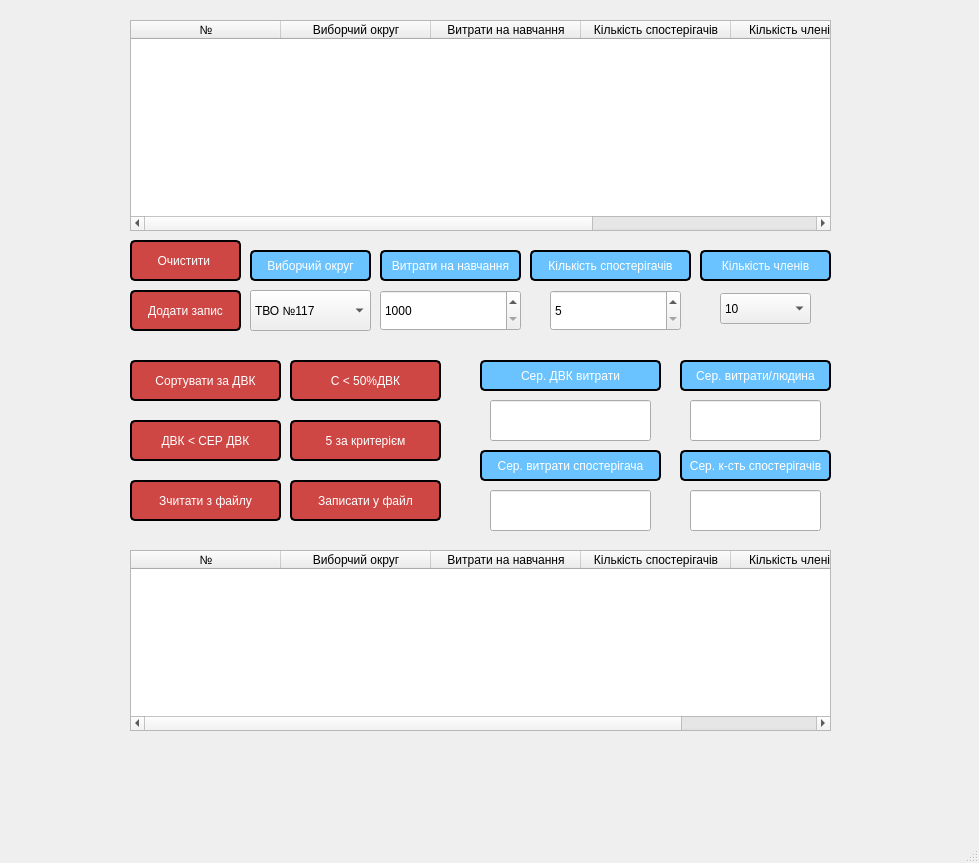
<?xml version="1.0" encoding="UTF-8"?>
<ui version="4.0">
 <class>MainWindow</class>
 <widget class="QMainWindow" name="MainWindow">
  <property name="geometry">
   <rect>
    <x>0</x>
    <y>0</y>
    <width>979</width>
    <height>863</height>
   </rect>
  </property>
  <property name="windowTitle">
   <string>Виборчі округи</string>
  </property>
  <widget class="QWidget" name="centralwidget">
   <widget class="QTableWidget" name="tableWidget">
    <property name="geometry">
     <rect>
      <x>130</x>
      <y>20</y>
      <width>701</width>
      <height>211</height>
     </rect>
    </property>
    <property name="sizePolicy">
     <sizepolicy hsizetype="Expanding" vsizetype="Expanding">
      <horstretch>0</horstretch>
      <verstretch>0</verstretch>
     </sizepolicy>
    </property>
    <property name="sizeAdjustPolicy">
     <enum>QAbstractScrollArea::AdjustIgnored</enum>
    </property>
    <attribute name="horizontalHeaderCascadingSectionResizes">
     <bool>false</bool>
    </attribute>
    <attribute name="horizontalHeaderDefaultSectionSize">
     <number>150</number>
    </attribute>
    <attribute name="horizontalHeaderShowSortIndicator" stdset="0">
     <bool>false</bool>
    </attribute>
    <column>
     <property name="text">
      <string>№</string>
     </property>
    </column>
    <column>
     <property name="text">
      <string>Виборчий округ</string>
     </property>
    </column>
    <column>
     <property name="text">
      <string>Витрати на навчання</string>
     </property>
    </column>
    <column>
     <property name="text">
      <string>Кількість спостерігачів</string>
     </property>
    </column>
    <column>
     <property name="text">
      <string>Кількість членів ДВК</string>
     </property>
    </column>
    <column>
     <property name="text">
      <string> Вит. на ДВК/спостерігача</string>
     </property>
    </column>
   </widget>
   <widget class="QComboBox" name="constituency">
    <property name="geometry">
     <rect>
      <x>250</x>
      <y>290</y>
      <width>121</width>
      <height>41</height>
     </rect>
    </property>
    <item>
     <property name="text">
      <string>ТВО №117</string>
     </property>
    </item>
    <item>
     <property name="text">
      <string>ТВО №118</string>
     </property>
    </item>
    <item>
     <property name="text">
      <string>ТВО №119</string>
     </property>
    </item>
    <item>
     <property name="text">
      <string>ТВО №120</string>
     </property>
    </item>
    <item>
     <property name="text">
      <string>ТВО №121</string>
     </property>
    </item>
    <item>
     <property name="text">
      <string>ТВО №122</string>
     </property>
    </item>
    <item>
     <property name="text">
      <string>ТВО №123</string>
     </property>
    </item>
    <item>
     <property name="text">
      <string>ТВО №124</string>
     </property>
    </item>
    <item>
     <property name="text">
      <string>ТВО №125</string>
     </property>
    </item>
    <item>
     <property name="text">
      <string>ТВО №126</string>
     </property>
    </item>
    <item>
     <property name="text">
      <string>ТВО №127</string>
     </property>
    </item>
    <item>
     <property name="text">
      <string>ТВО №128</string>
     </property>
    </item>
   </widget>
   <widget class="QPushButton" name="add">
    <property name="geometry">
     <rect>
      <x>130</x>
      <y>290</y>
      <width>111</width>
      <height>41</height>
     </rect>
    </property>
    <property name="styleSheet">
     <string notr="true">QPushButton
{
color:rgb(255, 255, 255);
background-color:rgb(206, 71, 69);
border: 2px solid black;
border-radius: 5px;
font: 14pt &quot;American Typewriter&quot;;
}
QPushButton:pressed 
{
    background-color: rgb(183, 62, 62);
}</string>
    </property>
    <property name="text">
     <string>Додати запис</string>
    </property>
   </widget>
   <widget class="QLabel" name="label">
    <property name="geometry">
     <rect>
      <x>250</x>
      <y>250</y>
      <width>121</width>
      <height>31</height>
     </rect>
    </property>
    <property name="styleSheet">
     <string notr="true">QLabel
{
color:rgb(255, 255, 255);
background-color:rgb(106, 195, 255);
border: 2px solid black;
border-radius: 5px;
font: 12pt &quot;American Typewriter&quot;;
}</string>
    </property>
    <property name="text">
     <string>Виборчий округ</string>
    </property>
    <property name="alignment">
     <set>Qt::AlignCenter</set>
    </property>
   </widget>
   <widget class="QLabel" name="label_2">
    <property name="geometry">
     <rect>
      <x>380</x>
      <y>250</y>
      <width>141</width>
      <height>31</height>
     </rect>
    </property>
    <property name="styleSheet">
     <string notr="true">QLabel
{
color:rgb(255, 255, 255);
background-color:rgb(106, 195, 255);
border: 2px solid black;
border-radius: 5px;
font: 12pt &quot;American Typewriter&quot;;
}</string>
    </property>
    <property name="text">
     <string>Витрати на навчання</string>
    </property>
    <property name="alignment">
     <set>Qt::AlignCenter</set>
    </property>
   </widget>
   <widget class="QLabel" name="label_3">
    <property name="geometry">
     <rect>
      <x>700</x>
      <y>250</y>
      <width>131</width>
      <height>31</height>
     </rect>
    </property>
    <property name="styleSheet">
     <string notr="true">QLabel
{
color:rgb(255, 255, 255);
background-color:rgb(106, 195, 255);
border: 2px solid black;
border-radius: 5px;
font: 12pt &quot;American Typewriter&quot;;
}</string>
    </property>
    <property name="text">
     <string>Кількість членів</string>
    </property>
    <property name="alignment">
     <set>Qt::AlignCenter</set>
    </property>
   </widget>
   <widget class="QLabel" name="label_4">
    <property name="geometry">
     <rect>
      <x>530</x>
      <y>250</y>
      <width>161</width>
      <height>31</height>
     </rect>
    </property>
    <property name="styleSheet">
     <string notr="true">QLabel
{
color:rgb(255, 255, 255);
background-color:rgb(106, 195, 255);
border: 2px solid black;
border-radius: 5px;
font: 12pt &quot;American Typewriter&quot;;
}</string>
    </property>
    <property name="text">
     <string>Кількість спостерігачів</string>
    </property>
    <property name="alignment">
     <set>Qt::AlignCenter</set>
    </property>
   </widget>
   <widget class="QComboBox" name="members">
    <property name="geometry">
     <rect>
      <x>720</x>
      <y>293</y>
      <width>91</width>
      <height>31</height>
     </rect>
    </property>
    <item>
     <property name="text">
      <string>10</string>
     </property>
    </item>
    <item>
     <property name="text">
      <string>11</string>
     </property>
    </item>
    <item>
     <property name="text">
      <string>12</string>
     </property>
    </item>
    <item>
     <property name="text">
      <string>13</string>
     </property>
    </item>
    <item>
     <property name="text">
      <string>14</string>
     </property>
    </item>
    <item>
     <property name="text">
      <string>15</string>
     </property>
    </item>
    <item>
     <property name="text">
      <string>16</string>
     </property>
    </item>
    <item>
     <property name="text">
      <string>17</string>
     </property>
    </item>
    <item>
     <property name="text">
      <string>18</string>
     </property>
    </item>
   </widget>
   <widget class="QSpinBox" name="observants">
    <property name="geometry">
     <rect>
      <x>550</x>
      <y>290</y>
      <width>131</width>
      <height>41</height>
     </rect>
    </property>
    <property name="minimum">
     <number>5</number>
    </property>
    <property name="maximum">
     <number>200</number>
    </property>
   </widget>
   <widget class="QSpinBox" name="education">
    <property name="geometry">
     <rect>
      <x>380</x>
      <y>290</y>
      <width>141</width>
      <height>41</height>
     </rect>
    </property>
    <property name="minimum">
     <number>1000</number>
    </property>
    <property name="maximum">
     <number>10000</number>
    </property>
    <property name="singleStep">
     <number>500</number>
    </property>
   </widget>
   <widget class="QPushButton" name="sort">
    <property name="geometry">
     <rect>
      <x>130</x>
      <y>360</y>
      <width>151</width>
      <height>41</height>
     </rect>
    </property>
    <property name="styleSheet">
     <string notr="true">QPushButton
{
color:rgb(255, 255, 255);
background-color:rgb(206, 71, 69);
border: 2px solid black;
border-radius: 5px;
font: 14pt &quot;American Typewriter&quot;;
}
QPushButton:pressed 
{
    background-color: rgb(183, 62, 62);
}</string>
    </property>
    <property name="text">
     <string>Сортувати за ДВК</string>
    </property>
   </widget>
   <widget class="QLineEdit" name="avg">
    <property name="geometry">
     <rect>
      <x>690</x>
      <y>400</y>
      <width>131</width>
      <height>41</height>
     </rect>
    </property>
   </widget>
   <widget class="QLabel" name="label_5">
    <property name="geometry">
     <rect>
      <x>680</x>
      <y>360</y>
      <width>151</width>
      <height>31</height>
     </rect>
    </property>
    <property name="styleSheet">
     <string notr="true">QLabel
{
color:rgb(255, 255, 255);
background-color:rgb(106, 195, 255);
border: 2px solid black;
border-radius: 5px;
font: 12pt &quot;American Typewriter&quot;;
}</string>
    </property>
    <property name="text">
     <string>Сер. витрати/людина</string>
    </property>
    <property name="alignment">
     <set>Qt::AlignCenter</set>
    </property>
   </widget>
   <widget class="QTableWidget" name="tableWidget_2">
    <property name="geometry">
     <rect>
      <x>130</x>
      <y>550</y>
      <width>701</width>
      <height>181</height>
     </rect>
    </property>
    <property name="sizePolicy">
     <sizepolicy hsizetype="Expanding" vsizetype="Expanding">
      <horstretch>0</horstretch>
      <verstretch>0</verstretch>
     </sizepolicy>
    </property>
    <property name="sizeAdjustPolicy">
     <enum>QAbstractScrollArea::AdjustIgnored</enum>
    </property>
    <attribute name="horizontalHeaderCascadingSectionResizes">
     <bool>false</bool>
    </attribute>
    <attribute name="horizontalHeaderDefaultSectionSize">
     <number>150</number>
    </attribute>
    <attribute name="horizontalHeaderShowSortIndicator" stdset="0">
     <bool>false</bool>
    </attribute>
    <column>
     <property name="text">
      <string>№</string>
     </property>
    </column>
    <column>
     <property name="text">
      <string>Виборчий округ</string>
     </property>
    </column>
    <column>
     <property name="text">
      <string>Витрати на навчання</string>
     </property>
    </column>
    <column>
     <property name="text">
      <string>Кількість спостерігачів</string>
     </property>
    </column>
    <column>
     <property name="text">
      <string>Кількість членів ДВК</string>
     </property>
    </column>
   </widget>
   <widget class="QPushButton" name="lessThanHalf">
    <property name="geometry">
     <rect>
      <x>290</x>
      <y>360</y>
      <width>151</width>
      <height>41</height>
     </rect>
    </property>
    <property name="styleSheet">
     <string notr="true">QPushButton
{
color:rgb(255, 255, 255);
background-color:rgb(206, 71, 69);
border: 2px solid black;
border-radius: 5px;
font: 14pt &quot;American Typewriter&quot;;
}
QPushButton:pressed 
{
    background-color: rgb(183, 62, 62);
}</string>
    </property>
    <property name="text">
     <string>C &lt; 50%ДВК</string>
    </property>
   </widget>
   <widget class="QLabel" name="label_6">
    <property name="geometry">
     <rect>
      <x>480</x>
      <y>360</y>
      <width>181</width>
      <height>31</height>
     </rect>
    </property>
    <property name="styleSheet">
     <string notr="true">QLabel
{
color:rgb(255, 255, 255);
background-color:rgb(106, 195, 255);
border: 2px solid black;
border-radius: 5px;
font: 12pt &quot;American Typewriter&quot;;
}</string>
    </property>
    <property name="text">
     <string>Cер. ДВК витрати</string>
    </property>
    <property name="alignment">
     <set>Qt::AlignCenter</set>
    </property>
   </widget>
   <widget class="QLineEdit" name="avgDVK">
    <property name="geometry">
     <rect>
      <x>490</x>
      <y>400</y>
      <width>161</width>
      <height>41</height>
     </rect>
    </property>
   </widget>
   <widget class="QPushButton" name="memLessThanAvg">
    <property name="geometry">
     <rect>
      <x>130</x>
      <y>420</y>
      <width>151</width>
      <height>41</height>
     </rect>
    </property>
    <property name="styleSheet">
     <string notr="true">QPushButton
{
color:rgb(255, 255, 255);
background-color:rgb(206, 71, 69);
border: 2px solid black;
border-radius: 5px;
font: 14pt &quot;American Typewriter&quot;;
}
QPushButton:pressed 
{
    background-color: rgb(183, 62, 62);
}</string>
    </property>
    <property name="text">
     <string>ДВК &lt; СЕР ДВК</string>
    </property>
   </widget>
   <widget class="QPushButton" name="fiveByCondition">
    <property name="geometry">
     <rect>
      <x>290</x>
      <y>420</y>
      <width>151</width>
      <height>41</height>
     </rect>
    </property>
    <property name="styleSheet">
     <string notr="true">QPushButton
{
color:rgb(255, 255, 255);
background-color:rgb(206, 71, 69);
border: 2px solid black;
border-radius: 5px;
font: 14pt &quot;American Typewriter&quot;;
}
QPushButton:pressed 
{
    background-color: rgb(183, 62, 62);
}</string>
    </property>
    <property name="text">
     <string>5 за критерієм</string>
    </property>
   </widget>
   <widget class="QLineEdit" name="avgObsvCount">
    <property name="geometry">
     <rect>
      <x>690</x>
      <y>490</y>
      <width>131</width>
      <height>41</height>
     </rect>
    </property>
   </widget>
   <widget class="QLabel" name="label_7">
    <property name="geometry">
     <rect>
      <x>480</x>
      <y>450</y>
      <width>181</width>
      <height>31</height>
     </rect>
    </property>
    <property name="styleSheet">
     <string notr="true">QLabel
{
color:rgb(255, 255, 255);
background-color:rgb(106, 195, 255);
border: 2px solid black;
border-radius: 5px;
font: 12pt &quot;American Typewriter&quot;;
}</string>
    </property>
    <property name="text">
     <string>Cер. витрати спостерігача</string>
    </property>
    <property name="alignment">
     <set>Qt::AlignCenter</set>
    </property>
   </widget>
   <widget class="QLineEdit" name="avgObsv">
    <property name="geometry">
     <rect>
      <x>490</x>
      <y>490</y>
      <width>161</width>
      <height>41</height>
     </rect>
    </property>
   </widget>
   <widget class="QLabel" name="label_8">
    <property name="geometry">
     <rect>
      <x>680</x>
      <y>450</y>
      <width>151</width>
      <height>31</height>
     </rect>
    </property>
    <property name="styleSheet">
     <string notr="true">QLabel
{
color:rgb(255, 255, 255);
background-color:rgb(106, 195, 255);
border: 2px solid black;
border-radius: 5px;
font: 12pt &quot;American Typewriter&quot;;
}</string>
    </property>
    <property name="text">
     <string>Сер. к-сть спостерігачів</string>
    </property>
    <property name="alignment">
     <set>Qt::AlignCenter</set>
    </property>
   </widget>
   <widget class="QPushButton" name="readFromFile">
    <property name="geometry">
     <rect>
      <x>130</x>
      <y>480</y>
      <width>151</width>
      <height>41</height>
     </rect>
    </property>
    <property name="styleSheet">
     <string notr="true">QPushButton
{
color:rgb(255, 255, 255);
background-color:rgb(206, 71, 69);
border: 2px solid black;
border-radius: 5px;
font: 14pt &quot;American Typewriter&quot;;
}
QPushButton:pressed 
{
    background-color: rgb(183, 62, 62);
}</string>
    </property>
    <property name="text">
     <string>Зчитати з файлу</string>
    </property>
   </widget>
   <widget class="QPushButton" name="writeToFile">
    <property name="geometry">
     <rect>
      <x>290</x>
      <y>480</y>
      <width>151</width>
      <height>41</height>
     </rect>
    </property>
    <property name="styleSheet">
     <string notr="true">QPushButton
{
color:rgb(255, 255, 255);
background-color:rgb(206, 71, 69);
border: 2px solid black;
border-radius: 5px;
font: 14pt &quot;American Typewriter&quot;;
}
QPushButton:pressed 
{
    background-color: rgb(183, 62, 62);
}</string>
    </property>
    <property name="text">
     <string>Записати у файл</string>
    </property>
   </widget>
   <widget class="QPushButton" name="delete_2">
    <property name="geometry">
     <rect>
      <x>130</x>
      <y>240</y>
      <width>111</width>
      <height>41</height>
     </rect>
    </property>
    <property name="styleSheet">
     <string notr="true">QPushButton
{
color:rgb(255, 255, 255);
background-color:rgb(206, 71, 69);
border: 2px solid black;
border-radius: 5px;
font: 14pt &quot;American Typewriter&quot;;
}
QPushButton:pressed 
{
    background-color: rgb(183, 62, 62);
}</string>
    </property>
    <property name="text">
     <string>Очистити </string>
    </property>
   </widget>
  </widget>
  <widget class="QMenuBar" name="menubar">
   <property name="geometry">
    <rect>
     <x>0</x>
     <y>0</y>
     <width>979</width>
     <height>21</height>
    </rect>
   </property>
  </widget>
  <widget class="QStatusBar" name="statusbar"/>
 </widget>
 <resources/>
 <connections/>
</ui>
